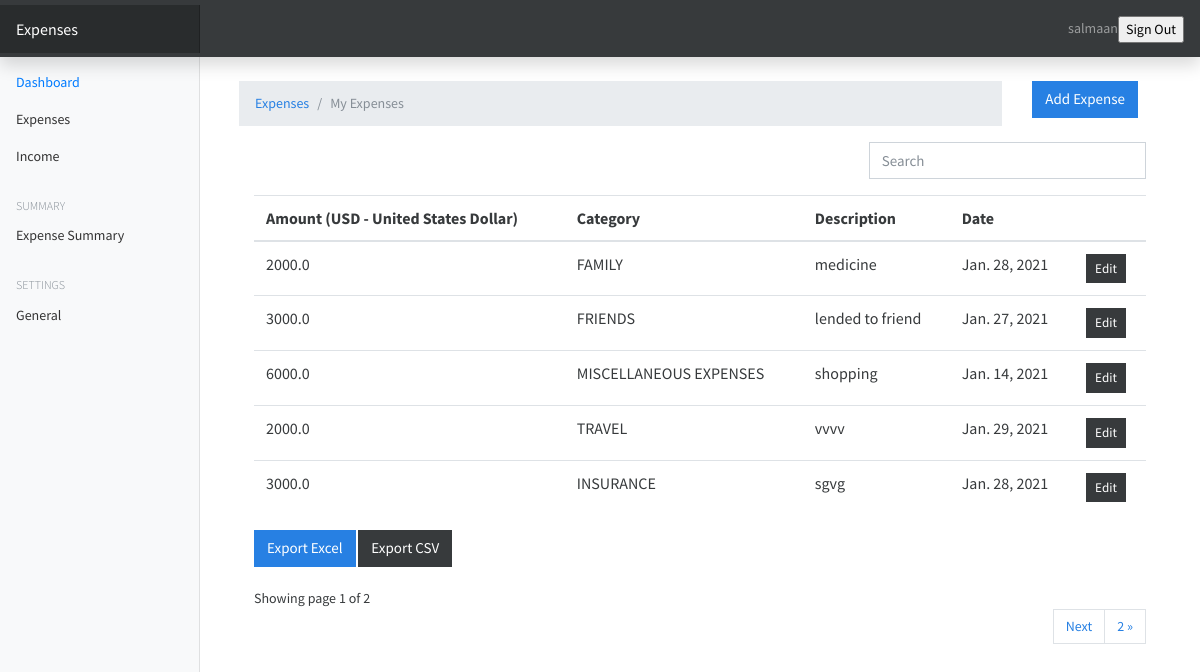
Screenshot of / (signed in) with the database file from the repository.
### userpreferences/models.py (models this page shows, shortened)
class UserPreference(models.Model):
    user = models.OneToOneField(to=User, on_delete=models.CASCADE)
    currency = models.CharField(max_length=255, blank=True, null=True)

### expenses/models.py (models this page shows, shortened)
class Expense(models.Model):
    amount = models.FloatField()
    date = models.DateField(default=now)
    description = models.TextField()
    owner = models.ForeignKey(to=User, on_delete=models.CASCADE)
    category = models.CharField(max_length=255)
    class Meta:
        ordering: ['-date']

### expenses/views.py (the view)
# urls.py: path('',index,name="expenses"),
@login_required(login_url='/authentication/login')
def index(request):
    categories = Category.objects.all()
    expenses = Expense.objects.filter(owner=request.user)
    paginator = Paginator(expenses,5)
    page_number = request.GET.get('page')
    page_obj = Paginator.get_page(paginator,page_number)
    currency = UserPreference.objects.get(user=request.user).currency
    contexts = {
        'expenses' : expenses,
        'page_obj' : page_obj,
        'currency' : currency
    }
    return render(request,'expenses/index.html', contexts)

### templates/expenses/index.html (shortened to what this page needs)
{% extends 'base.html' %}
{% load static %}
{% block content %}
<div class="container mt-4">
    <div class="row">
        <div class="col-md-10">
            <nav aria-label="breadcrumb">
                <ol class="breadcrumb">
                    <li class="breadcrumb-item"><a href="">Expenses</a></li>
                    <li class="breadcrumb-item active" aria-current="page">My Expenses</li>
                </ol>
            </nav>
        </div>
        <div class="col-md-2">
            <a href={% url 'add-expense' %} class="btn btn-primary">Add Expense</a>
        </div>
    </div>
    <div class="container">
        <div class="row">
            <div class="col-md-8">
            </div>
            <div class="col-md-4">
                <div class="form-group">
                    <input type="text" class="form-control" id="searchField" placeholder="Search">
                </div>
            </div>
        </div>
        {% if expenses.count %}
<div class="app-table">
    <table class=" table table-stripped table-hover">
            <thead>
                <tr>
                    <th>Amount ({{currency}})</th>
                    <th>Category</th>
                    <th>Description</th>
                    <th>Date</th>
                    <th></th>
                </tr>
            </thead>
            <tbody>
                {% for expense in page_obj %}
                <tr>
                    <td>{{expense.amount}}</td>
                    <td>{{expense.category}}</td>
                    <td>{{expense.description}}</td>
                    <td>{{expense.date}}</td>
                    <td><a href="{% url 'expense-edit' expense.id %}" class="btn btn-secondary btn-sm">Edit</a></td>
                </tr>
                {% endfor%}
            </tbody>
        </table>
        <a href="{% url 'export-excel' %}" class="btn btn-primary">Export Excel</a>
        <a href="{% url 'export-csv' %}" class="btn btn-secondary">Export CSV</a>
</div>
        <div class="pagination-container">
        <br>
        <div class="">
            Showing page {{page_obj.number}} of {{page_obj.paginator.num_pages}}
        </div>
        <ul class="pagination align-right float-right mr-auto">
      {% if page_obj.has_next %}
      <li class="page-item"> <a class="page-link" href="?page={{ page_obj.next_page_number }}">Next</a></li>
      <li class="page-item"> <a class="page-link" href="?page={{ page_obj.paginator.num_pages }}">{{ page_obj.paginator.num_pages}} &raquo;</a></li>
      {% endif %}
      </ul>
        {% endif %}
    </div>
    </div>
</div>
{% endblock content %}

### templates/base.html (shortened to what this page needs)
{% load static %}
<html lang="en">
  <head>
<link href="{% static 'css/bootstrap.min.css' %}" rel="stylesheet">
<link href="{% static 'css/main.css' %}" rel="stylesheet">
    <link href="{% static 'css/dashboard.css' %}" rel="stylesheet">
  </head>
  <body>
<header class="navbar navbar-dark sticky-top bg-dark flex-md-nowrap p-0 shadow">
  <a class="navbar-brand col-md-3 col-lg-2 me-0 px-3" href="#">Expenses</a>
  <ul class="navbar-nav px-3" style="display: flex; flex-direction: row; align-items: center">
    <li class="nav-item text-nowrap">
      <span class="nav-link" href="">
        {{request.user.username}}
      </span>
    <li>
    <li class="nav-item text-nowrap mt-3 mt-2">
      <form  action="{% url 'logout' %}" method="POST">
        <input class="text text-capitalize" type="submit" value="Sign Out">
      </form>
    </li>
  </ul>
</header>
<div class="container-fluid">
  <div class="row">
    {% include 'partials/_sidebar.html' %}
    <main role="main" class="col-md-9 ml-sm-auto col-lg-10 px-4">
      {% block content %}
      {% endblock content %}
    </main>
  </div>
</div>
        <script src="{% static 'js/main.js' %}"></script></body>
</html>

### templates/partials/_sidebar.html (shortened to what this page needs)
{% load static %}
<nav id="sidebarMenu" class="col-md-3 col-lg-2 d-md-block bg-light sidebar collapse">
      <div class="position-sticky pt-3">
        <ul class="nav flex-column">
          <li class="nav-item">
            <a class="nav-link active" aria-current="page" href="#">
              Dashboard
            </a>
          </li>
          <li class="nav-item">
            <a class="nav-link" href="{% url 'expenses' %}">
              Expenses
            </a>
          </li>
          <li class="nav-item">
            <a class="nav-link" href="{% url 'income' %}">
              Income
            </a>
          </li>
        </ul>
        <h6 class="sidebar-heading d-flex justify-content-between align-items-center px-3 mt-4 mb-1 text-muted">
          <span>Summary</span>
        </h6>
        <ul class="nav flex-column mb-2">
          <li class="nav-item">
            <a class="nav-link" href="{% url 'stats' %}">
              Expense Summary
            </a>
          </li>
        </ul>
        <h6 class="sidebar-heading d-flex justify-content-between align-items-center px-3 mt-4 mb-1 text-muted">
          <span>Settings</span>
        </h6>
        <ul class="nav flex-column mb-2">
          <li class="nav-item">
            <a class="nav-link" href="{% url 'preferences' %}">
              General
            </a>
          </li>
        </ul>
      </div>
    </nav>

### expenseswebsite/static/css/dashboard.css (style rules this page uses)
body { font-size: .875rem; }
.sidebar { position: fixed; top: 0; bottom: 0; left: 0; z-index: 100; padding: 48px 0 0; box-shadow: inset -1px 0 0 rgba(0, 0, 0, .1); }
.sidebar .nav-link { font-weight: 500; color: #333; }
.sidebar .nav-link.active { color: #007bff; }
.sidebar-heading { font-size: .75rem; text-transform: uppercase; }
.navbar-brand { padding-top: .75rem; padding-bottom: .75rem; font-size: 1rem; background-color: rgba(0, 0, 0, .25); box-shadow: inset -1px 0 0 rgba(0, 0, 0, .25); }

### rows the page displays
UserPreference: currency "USD - United States Dollar"
Expense: amount "2000.0", category "FAMILY", description "medicine", date "Jan. 28, 2021"
Expense: amount "3000.0", category "FRIENDS", description "lended to friend", date "Jan. 27, 2021"
Expense: amount "6000.0", category "MISCELLANEOUS EXPENSES", description "shopping", date "Jan. 14, 2021"
Expense: amount "2000.0", category "TRAVEL", description "vvvv", date "Jan. 29, 2021"
Expense: amount "3000.0", category "INSURANCE", description "sgvg", date "Jan. 28, 2021"

### other values shown
{{ request.user.username }} "salmaan"
{{ page_obj.number }} "1"
{{ page_obj.paginator.num_pages }} "2"
